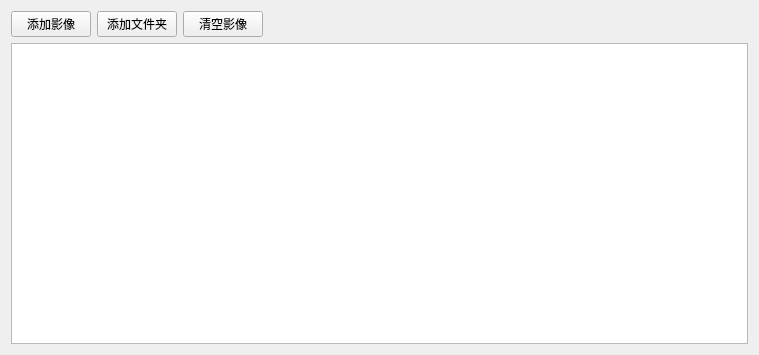
<?xml version="1.0" encoding="UTF-8"?>
<ui version="4.0">
 <class>ImageSelect</class>
 <widget class="QWidget" name="ImageSelect">
  <property name="geometry">
   <rect>
    <x>0</x>
    <y>0</y>
    <width>759</width>
    <height>355</height>
   </rect>
  </property>
  <property name="windowTitle">
   <string>ImageSelect</string>
  </property>
  <layout class="QVBoxLayout" name="verticalLayout">
   <item>
    <layout class="QHBoxLayout" name="horizontalLayout">
     <item>
      <widget class="QPushButton" name="addImage">
       <property name="text">
        <string>添加影像</string>
       </property>
      </widget>
     </item>
     <item>
      <widget class="QPushButton" name="addFolder">
       <property name="text">
        <string>添加文件夹</string>
       </property>
      </widget>
     </item>
     <item>
      <widget class="QPushButton" name="clearImage">
       <property name="text">
        <string>清空影像</string>
       </property>
      </widget>
     </item>
     <item>
      <spacer name="horizontalSpacer">
       <property name="orientation">
        <enum>Qt::Horizontal</enum>
       </property>
       <property name="sizeHint" stdset="0">
        <size>
         <width>40</width>
         <height>20</height>
        </size>
       </property>
      </spacer>
     </item>
    </layout>
   </item>
   <item>
    <widget class="QTableWidget" name="tableWidget"/>
   </item>
  </layout>
 </widget>
 <layoutdefault spacing="6" margin="11"/>
 <resources/>
 <connections/>
</ui>
